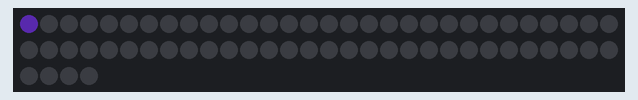
Recording of a program running on a simulated Raspberry Pi (BCM pin numbers). On the bench: 64 RGB LEDs in strip order, left to right, continuing on the next row. Dim RGB values are drawn brighter than linear; random numbers come from a fixed seed.

Above: at 0.15 s.
At 5.07 s:
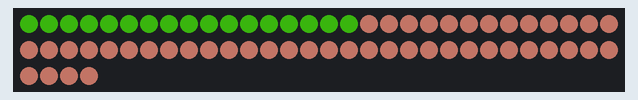
At 9.98 s:
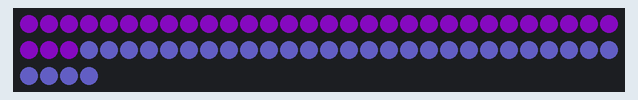
At 19.8 s:
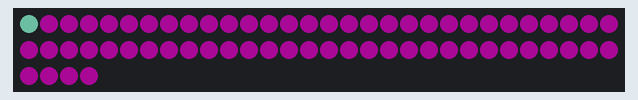
At 29.63 s:
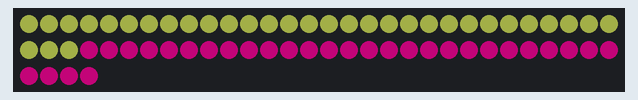
At 39.76 s:
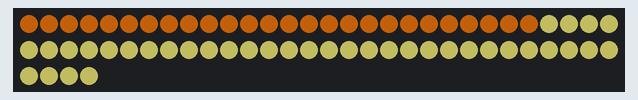

The program:

LEDStripColours.py
```python
#----------------------------------------------------------------------
#
#		LED STRIP - DISPLAY RANDOMCOLOURS
#		=================================
#
# In this program the LEDs on the strip display random colours
#
# Author: Dogan Ibrahim
# File  : LEDStripColous.py
# Date  : November 2020
#-----------------------------------------------------------------------
from rpi_ws281x import *
import time
import random

# Strip configuration
#
LED_COUNT      = 64      	# Number of LED pixels
LED_PIN        = 18      	# LED strip GPIO pin
FREQ           = 800000  	# LED signal frequency in hertz (800khz)
DMA            = 10      	# DMA channel to use for generating signal
BRIGHTNESS     = 50     	# 0 to 255 (255 is the brightess)
INVERT         = False   	# True to invert, if using invert logic
PWM            = 0       	# For PWM 1 use: GPIO: 13, 19, 41, 45 or 53

#
# Scan the strip with a given colour
#
def colourScan():
  while True:
    for j in range(0, 255):
       r1 =random.randint(0, 255)
       r2 = random.randint(0,255)
       r3 = random.randint(0, 255)
       for i in range(strip.numPixels()):
           strip.setPixelColor(i,Color(r1,r2,r3))
           strip.show()
           time.sleep(0.01)

#
# All LEDs Black (OFF)
#
def AllOFF():
  for i in range(strip.numPixels()):
     strip.setPixelColor(i, Color(0,0,0))
     strip.show()
#
# Create NeoPixel
#
strip = Adafruit_NeoPixel(LED_COUNT,LED_PIN,FREQ,DMA,INVERT,BRIGHTNESS,PWM)
strip.begin()
strip.setBrightness(100)

try:

   while True:
       colourScan()

except KeyboardInterrupt:
    AllOFF()
    print("End")
```
